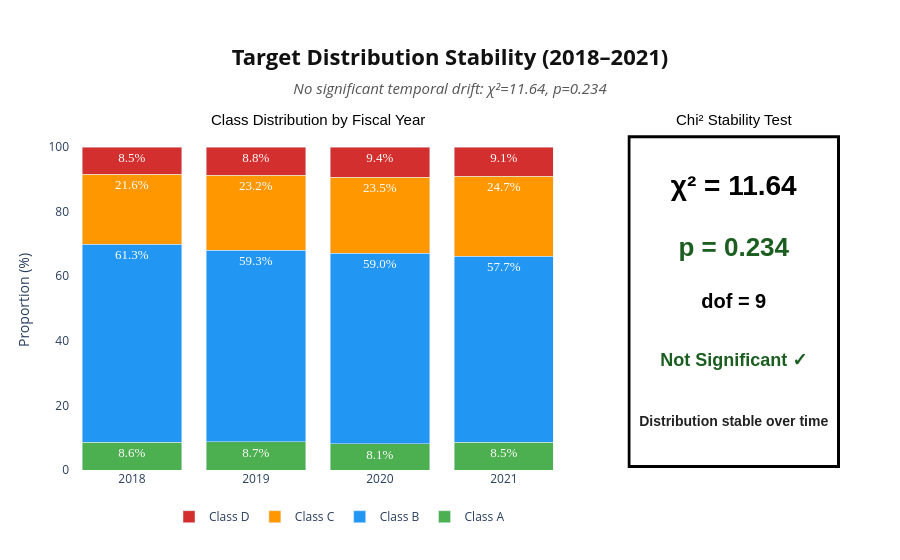

Notebook cell for this chart:
### Code cell
from scipy.stats import chi2_contingency
import plotly.graph_objects as go
from plotly.subplots import make_subplots

# --- Compute ---
contingency_time = pd.crosstab(train_df['fiscal_year'], train_df[TARGET])
chi2, p_value, dof, _ = chi2_contingency(contingency_time)
yearly_pct = contingency_time.div(contingency_time.sum(axis=1), axis=0) * 100

years_str = [str(y) for y in yearly_pct.index.tolist()]

colors = {"A": "#4caf50", "B": "#2196f3", "C": "#ff9800", "D": "#d32f2f"}
sig_color = "#1B5E20" if p_value > 0.05 else "#d32f2f"
sig_label = "Not Significant ✓" if p_value > 0.05 else "Significant ✗"
verdict   = "Distribution stable over time" if p_value > 0.05 else "Temporal drift detected"

fig = make_subplots(
    rows=1, cols=2,
    column_widths=[0.70, 0.30],
    subplot_titles=["Class Distribution by Fiscal Year", "Chi² Stability Test"],
    horizontal_spacing=0.08
)

for cls in CLASSES:
    vals = yearly_pct[cls].tolist()
    fig.add_trace(go.Bar(
        name=f"Class {cls}", x=years_str, y=vals,
        marker_color=colors[cls],
        text=[f"{v:.1f}%" for v in vals],
        textposition="inside",
        textfont=dict(color="white", size=13, family="Arial Black"),
    ), row=1, col=1)

fig.update_layout(barmode="stack")
fig.update_yaxes(title_text="Proportion (%)", row=1, col=1)

# Chi² panel
for y_pos, text, size, color in [
    (0.83, f"χ² = {chi2:.2f}",   28, "#000000"),
    (0.65, f"p = {p_value:.3f}", 26, sig_color),
    (0.49, f"dof = {dof}",       20, "#000000"),
    (0.32, sig_label,            18, sig_color),
    (0.14, verdict,              14, "#222222"),
]:
    fig.add_trace(go.Scatter(
        x=[0.5], y=[y_pos], mode="text",
        text=[f"<b>{text}</b>"],
        textfont=dict(size=size, color=color, family="Arial"),
        showlegend=False
    ), row=1, col=2)

fig.add_shape(
    type="rect", xref="x2", yref="y2",
    x0=0.02, y0=0.01, x1=0.98, y1=0.98,
    line=dict(color="#000000", width=3),
    fillcolor="white",
    layer="below"
)

fig.update_xaxes(visible=False, row=1, col=2)
fig.update_yaxes(visible=False, range=[0, 1], row=1, col=2)

fig.update_annotations(font=dict(size=15, color="#000000", family="Arial"))

fig.update_layout(
    title={
        "text": (
            "<b>Target Distribution Stability (2018–2021)</b>"
            "<br><span style='font-size:15px; font-weight:normal; font-style:italic; color:#555555;'>"
            f"No significant temporal drift: χ²={chi2:.2f}, p={p_value:.3f}</span>"
        ),
        "x": 0.5,
        "xanchor": "center",
        "font": dict(size=22, color="#111111")
    },
    legend=dict(orientation="h", yanchor="bottom", y=-0.18, xanchor="center", x=0.35),
    plot_bgcolor="white",
    paper_bgcolor="white",
    margin=dict(t=130, b=90, l=70, r=60),
)

fig.show()

### Figure 1 — Plotly figure (JSON) as saved in the notebook; plotly's stock layout.template omitted (floating-point values rounded to 4 significant figures)
{"data": [{"marker": {"color": "#4caf50"}, "name": "Class A", "text": ["8.6%", "8.7%", "8.1%", "8.5%"], "textfont": {"color": "white", "family": "Arial Black", "size": 13}, "textposition": "inside", "type": "bar", "x": ["2018", "2019", "2020", "2021"], "xaxis": "x", "y": [8.578, 8.728, 8.085, 8.527], "yaxis": "y"}, {"marker": {"color": "#2196f3"}, "name": "Class B", "text": ["61.3%", "59.3%", "59.0%", "57.7%"], "textfont": {"color": "white", "family": "Arial Black", "size": 13}, "textposition": "inside", "type": "bar", "x": ["2018", "2019", "2020", "2021"], "xaxis": "x", "y": [61.3, 59.28, 59.03, 57.67], "yaxis": "y"}, {"marker": {"color": "#ff9800"}, "name": "Class C", "text": ["21.6%", "23.2%", "23.5%", "24.7%"], "textfont": {"color": "white", "family": "Arial Black", "size": 13}, "textposition": "inside", "type": "bar", "x": ["2018", "2019", "2020", "2021"], "xaxis": "x", "y": [21.61, 23.2, 23.51, 24.69], "yaxis": "y"}, {"marker": {"color": "#d32f2f"}, "name": "Class D", "text": ["8.5%", "8.8%", "9.4%", "9.1%"], "textfont": {"color": "white", "family": "Arial Black", "size": 13}, "textposition": "inside", "type": "bar", "x": ["2018", "2019", "2020", "2021"], "xaxis": "x", "y": [8.511, 8.795, 9.371, 9.106], "yaxis": "y"}, {"mode": "text", "showlegend": false, "text": ["<b>χ² = 11.64</b>"], "textfont": {"color": "#000000", "family": "Arial", "size": 28}, "type": "scatter", "x": [0.5], "xaxis": "x2", "y": [0.83], "yaxis": "y2"}, {"mode": "text", "showlegend": false, "text": ["<b>p = 0.234</b>"], "textfont": {"color": "#1B5E20", "family": "Arial", "size": 26}, "type": "scatter", "x": [0.5], "xaxis": "x2", "y": [0.65], "yaxis": "y2"}, {"mode": "text", "showlegend": false, "text": ["<b>dof = 9</b>"], "textfont": {"color": "#000000", "family": "Arial", "size": 20}, "type": "scatter", "x": [0.5], "xaxis": "x2", "y": [0.49], "yaxis": "y2"}, {"mode": "text", "showlegend": false, "text": ["<b>Not Significant ✓</b>"], "textfont": {"color": "#1B5E20", "family": "Arial", "size": 18}, "type": "scatter", "x": [0.5], "xaxis": "x2", "y": [0.32], "yaxis": "y2"}, {"mode": "text", "showlegend": false, "text": ["<b>Distribution stable over time</b>"], "textfont": {"color": "#222222", "family": "Arial", "size": 14}, "type": "scatter", "x": [0.5], "xaxis": "x2", "y": [0.14], "yaxis": "y2"}], "layout": {"annotations": [{"font": {"color": "#000000", "family": "Arial", "size": 15}, "showarrow": false, "text": "Class Distribution by Fiscal Year", "x": 0.322, "xanchor": "center", "xref": "paper", "y": 1, "yanchor": "bottom", "yref": "paper"}, {"font": {"color": "#000000", "family": "Arial", "size": 15}, "showarrow": false, "text": "Chi² Stability Test", "x": 0.862, "xanchor": "center", "xref": "paper", "y": 1, "yanchor": "bottom", "yref": "paper"}], "barmode": "stack", "legend": {"orientation": "h", "x": 0.35, "xanchor": "center", "y": -0.18, "yanchor": "bottom"}, "margin": {"b": 90, "l": 70, "r": 60, "t": 130}, "paper_bgcolor": "white", "plot_bgcolor": "white", "shapes": [{"fillcolor": "white", "layer": "below", "line": {"color": "#000000", "width": 3}, "type": "rect", "x0": 0.02, "x1": 0.98, "xref": "x2", "y0": 0.01, "y1": 0.98, "yref": "y2"}], "title": {"font": {"color": "#111111", "size": 22}, "text": "<b>Target Distribution Stability (2018–2021)</b><br><span style='font-size:15px; font-weight:normal; font-style:italic; color:#555555;'>No significant temporal drift: χ²=11.64, p=0.234</span>", "x": 0.5, "xanchor": "center"}, "xaxis": {"anchor": "y", "domain": [0, 0.644]}, "xaxis2": {"anchor": "y2", "domain": [0.724, 1], "visible": false}, "yaxis": {"anchor": "x", "domain": [0, 1], "title": {"text": "Proportion (%)"}}, "yaxis2": {"anchor": "x2", "domain": [0, 1], "range": [0, 1], "visible": false}}}
